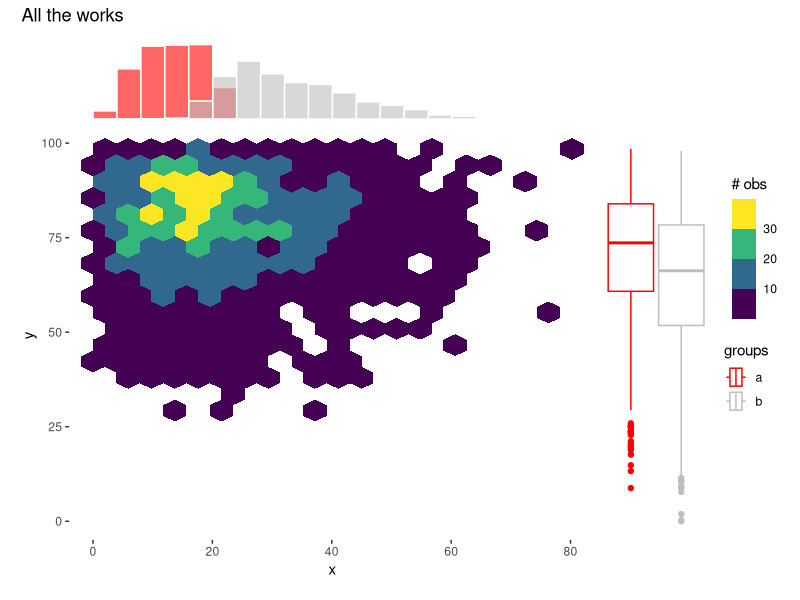

This chart was generated by the following R code:
library(tidyverse)
library(patchwork)

hexbin_distributions <- function(df,
                                 x,
                                 y,
                                 geoms = geom_histogram(bins = bins, fill = "lightblue", color = "white"),
                                 bins = 15,
                                 discrete_colors = NULL,
                                 heatmap_specs = NULL) {
  # df <- mpg; x <- as.symbol("cty"); y <- as.symbol("hwy")

  p <-
    ggplot(df, aes({{x}}, {{y}})) +
    geom_hex(bins = bins) +
    theme(
      panel.grid.major = element_blank(),#element_line("grey90"),
      #panel.grid.minor = element_line(NULL),
      panel.background = element_rect("white", "white")
    ) +
    heatmap_specs +
    theme(plot.margin = margin(t = 0, r = 0, b = 10, l = 10))

  #p
  #pb <- ggplot_build(p)

  #hex_layer <-
    # map_lgl(
    #   pb$plot$layers,
    #   ~inherits(.x$geom, "GeomHex")
    # ) |>
    # which() |>
    # min()

  # hex_df <- pb$data[hex_layer][[1]]

  marginal_distribution <- function(df, var, geom) {
    # df <- mpg; var <- as.symbol("cty"); geom = geom_histogram; group = NULL

    p <- suppressWarnings(
      df |>
        #mutate(group = ifelse(is.null(grouping), "", get(grouping))) |>
        ggplot(aes({{var}})) +
        geom +
        theme_void() +
        theme(plot.margin = margin()) +
        guides(fill = "none")
    )

    if (!is.null(discrete_colors)) {
      p <- suppressWarnings(
         p +
         scale_color_manual(values = discrete_colors) +
         scale_fill_manual(values = discrete_colors)
      )
    }

    p
  }

  use_geoms <- (
    if (length(geoms) == 2) {
      geoms
    } else {
      use_geoms <- list(geoms, geoms)
    }
  )

  #p1 <- p + theme(legend.position = "none")
  hist_top <-
    marginal_distribution(df, {{x}}, use_geoms[[1]])#, color)

  hist_side <-
    marginal_distribution(df, {{y}}, use_geoms[[2]]) +
    coord_flip()

  (
    hist_top + plot_spacer() +
    p + hist_side
  ) +
    plot_layout(
      ncol = 2,
      heights = c(1, 5),
      widths = c(5, 1),
      guides = "collect"
    )
}



# example ----
local({
  test_df <- {
    set.seed(1)
    tibble(
      x = rbeta(2000, 2, 7) * 100,
      y = rbeta(2000, 7, 2) * 100
    ) |>
    arrange(x/y) |>
    mutate(groups = rep(letters[1:2], each = 1000))
  }
  # df <- test_df; x <- as.symbol("x"); y <- as.symbol("y"); group = as.symbol("g")

  test_df |>
    hexbin_distributions(x, y) +
    plot_annotation(title = "All together")

  test_df |>
    hexbin_distributions(x, y, bins = 10) +
    plot_annotation(title = "Bins = 10")

  test_df |>
    hexbin_distributions(
      x, y,
      geoms = c(
        geom_histogram(bins = 20),
        geom_boxplot()
      )
    ) +
    plot_annotation(title = "Bins = 10")

  test_df |>
    hexbin_distributions(
      x, y,
      geoms = geom_density(aes(fill = groups), adjust = 1, alpha = 0.6),
      discrete_colors = c("red", "grey")
    ) +
    plot_annotation(title = "As density by group")


  test_df |>
    hexbin_distributions(
      x, y, #group = "g",
      bins = 20,
      geoms = c(
        geom_histogram(aes(fill = groups), bins = 20, position = "identity", alpha = 0.6, color = "white"),
        geom_boxplot(aes(color = groups))
      ),
      discrete_colors = c("red", "grey"),
      heatmap_specs  =
        list(
          labs(fill = "# obs"),
          scale_fill_viridis_b(),
          scale_y_continuous(limits = c(0, NA))
        )
    ) +
    plot_annotation(title = "All the works")
})


